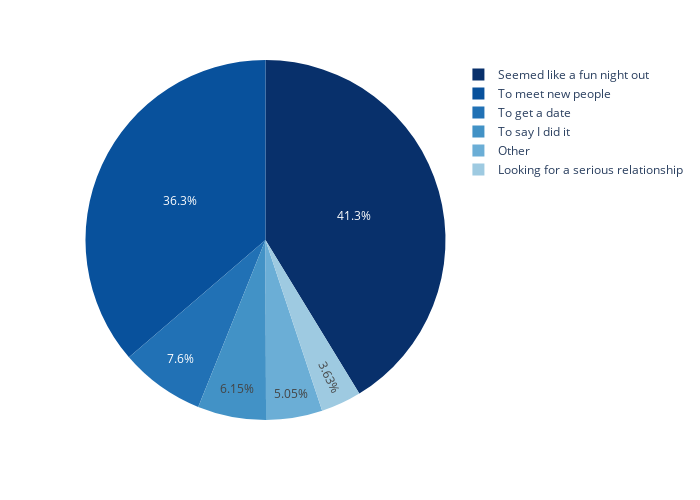

The notebook cell this image was saved under:
### Code cell
df_goal = df.groupby(['goal']).count().reset_index()
# Define a dictionary mapping numbers to strings
replace_dict = {
    1: "Seemed like a fun night out",
    2: "To meet new people",
    3: "To get a date",
    4: "Looking for a serious relationship",
    5: "To say I did it",
    6: "Other"
}

df_goal['goal'] = df_goal['goal'].replace(replace_dict)

color_palette = px.colors.sequential.Blues[::-1]

fig = px.pie(df_goal, names = df_goal['goal'],values = df_goal['id'],
             color_discrete_sequence=color_palette,width=700,height=500)
fig.show()

### Figure 1 — Plotly figure (JSON) as saved in the notebook; plotly's stock layout.template omitted (floating-point values rounded to 4 significant figures)
{"data": [{"domain": {"x": [0, 1], "y": [0, 1]}, "hovertemplate": "goal=%{label}<br>id=%{value}<extra></extra>", "labels": ["Seemed like a fun night out", "To meet new people", "To get a date", "Looking for a serious relationship", "To say I did it", "Other"], "legendgroup": "", "name": "", "showlegend": true, "type": "pie", "values": [3425, 3012, 631, 301, 510, 419]}], "layout": {"height": 500, "legend": {"tracegroupgap": 0}, "margin": {"t": 60}, "piecolorway": ["rgb(8,48,107)", "rgb(8,81,156)", "rgb(33,113,181)", "rgb(66,146,198)", "rgb(107,174,214)", "rgb(158,202,225)", "rgb(198,219,239)", "rgb(222,235,247)", "rgb(247,251,255)"], "width": 700}}
